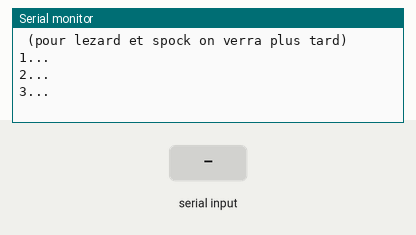
Recording of a sketch running on a simulated Arduino Uno, built with avr-gcc and run on an emulated ATmega328P. Shown: the last lines printed to the serial monitor. Inputs (shaded band) come from the test bench. Random numbers use the default seed unless the sketch sets one.

Above: at 3.0 s.
3.1 s: "1" received over Serial
At 3.5 s:
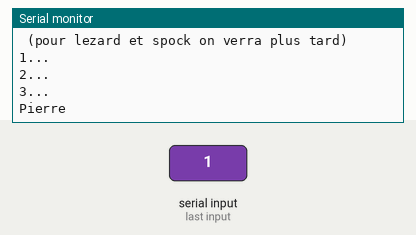
At 5.5 s:
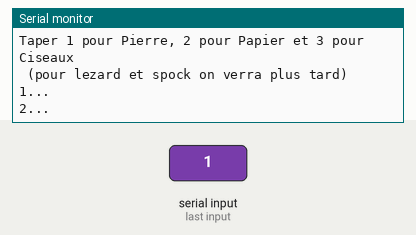
Timing chart, 0 to 7.0 s (numbered marks = the images above; inputs shaded):
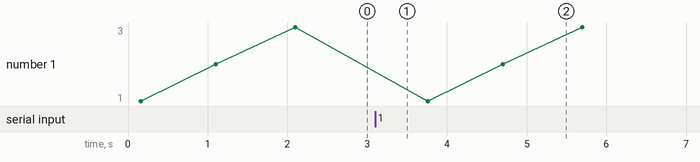

The sketch:

pierre_papier_ciseaux_loup.ino
```cpp
/*Cet exemple enseigne la communication serial:
   - L'arduino attend un message d'envoie du clavier
   - Si une touche de clavier est clicked, un message en série de bit est envoye a l'arduino
   - l'arduino lit le message
   - Les leds reagissent selon la touche clique
   Pour cet exemple, la led verte nous est pas nécessaire! on peut donc l'enlever
 */

 //int ledRouge = 1;
 //int ledJaune = 5;
 int pain;
 int mainAdv;
 String res[] = {"Pierre", "Papier", "Ciseaux"};

 void setup()
 {

   Serial.begin(9600);
 }

 void loop()
 {

   Serial.print("Faite donc une petite partie de Pierre Papier Ciseaux ! \n");
   Serial.print("Taper 1 pour Pierre, 2 pour Papier et 3 pour Ciseaux \n (pour lezard et spock on verra plus tard)\n");
   Serial.print("1...\n");
   delay(1000);
   Serial.print("2...\n");
   pain = random(1, 3);
   delay(1000);
   Serial.print("3...\n");

   while(Serial.available() == false){}

   if (Serial.available() > 0)
   {
     char mainAdv = Serial.read(); //l'arduino lis le message envoyé, soit quelle touche a été cliquée

     if (mainAdv =! 0)
     {
       int i = (mainAdv - 1);
       Serial.println(res[i]); //cliquer sur l'icone en haut a droite


       delay(500);


     }
   }
 }
```

Measured:
- after the input at 3.1 s, the serial monitor: prints a new line at once (image 1)
